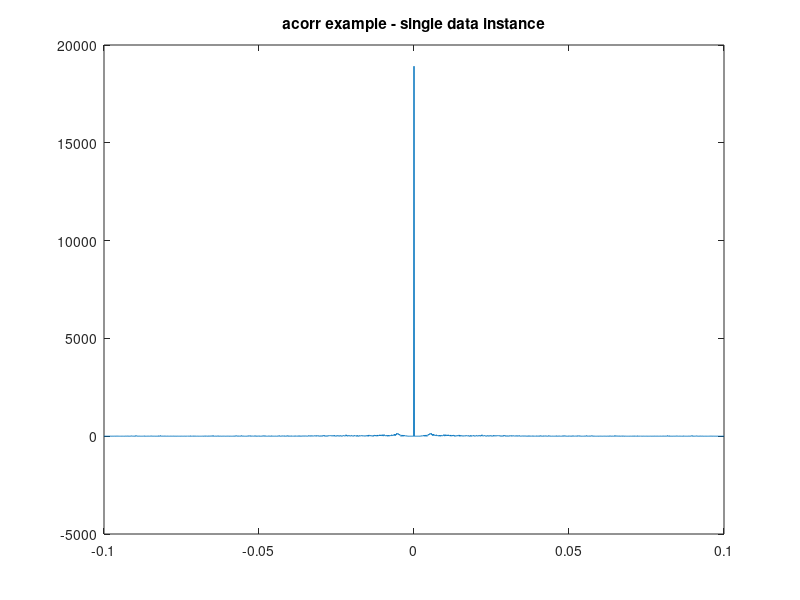

Write the MATLAB code that produced this figure. (Note: this script raises an error after producing the figure.)
%% Negative auto-correlations for counting process

% Load data and take spike samples
D = load('SpikeTimeGauss1B.mat'); % change path
sr = 1e4; % sampling rate 10 [kHz]
dt = 1/sr;
dataIdx = 5; % choose index between [1-23]
spike_samples = D.TT(dataIdx).sp;
spike_times = spike_samples .* dt;

% create counting process and time axis
Tmax = max(spike_times);
Tmin = min(spike_times);
time_axis = (Tmin:dt:Tmax);
counting_process = histc(spike_times, time_axis);

% compute correlations and plot
maxlags = 1e3;
bias = 'unbiased';
[R, lag] = xcorr(counting_process, maxlags, bias);
R = R./dt^2;

% plot
figure();
plot( lag.*dt ,R );
title('acorr example - single data instance');
assert( ~any(R < 0 ) , 'Attention: Not all values are positive');